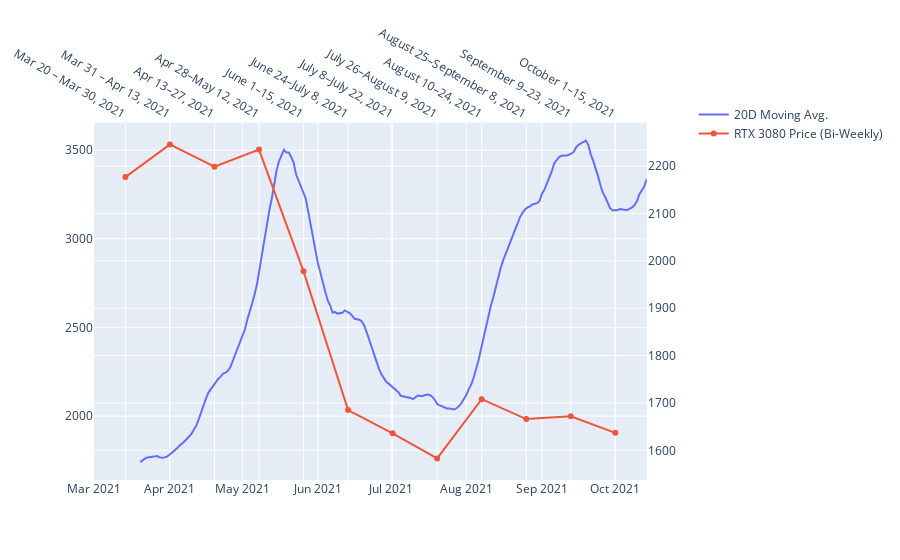

Notebook code cell kept with this figure:
### Markdown cell above
To check if the pricing of ETH affected the price of the RTX 3080, I will be charting the 20-day moving average along with each of the pricing charts above to check if there is any relationship between the two.

### Code cell
# fetch pricing history 20 days before to collate the same start day of the pricing index of the RTX 3080
hist = ETH.history(start="2021-03-01", end="2021-10-15")

# Compare MA of ETH to GPU Pricing
comp_chart = make_subplots(specs=[[{"secondary_y":True}]])

comp_chart.update_layout(xaxis2= {'anchor': 'y', 'overlaying': 'x', 'side': 'top'},
                  yaxis_domain=[0, 0.94]);

comp_chart.add_trace(
    go.Scatter(
    x=hist.index,
    y = hist['Close'].rolling(20).mean(),
    name = "20D Moving Avg."),
    secondary_y = False,
)

# Add subplot of the Bi-weekly price of the RTX 3080
comp_chart.add_trace(
    go.Scatter(
    x = x1_val,
    y = y1_val,
    name = "RTX 3080 Price (Bi-Weekly)"),
    secondary_y = True,
)


comp_chart.update_layout(
    autotypenumbers = 'convert types'
)


comp_chart.data[1].update(xaxis='x2')
comp_chart.show()

### Figure 1 — Plotly figure (JSON) as saved in the notebook; plotly's stock layout.template omitted (floating-point values rounded to 4 significant figures; data arrays with more than 128 entries replaced by an {"elided": "..."} marker saying what was removed)
{"data": [{"name": "20D Moving Avg.", "type": "scatter", "x": {"elided": "228 str values"}, "xaxis": "x", "y": {"elided": "228 float values"}, "yaxis": "y"}, {"name": "RTX 3080 Price (Bi-Weekly)", "type": "scatter", "x": ["Mar 20 – Mar 30, 2021", "Mar 31 – Apr 13, 2021", "Apr 13–27, 2021", "Apr 28–May 12, 2021", "June 1–15, 2021", "June 24–July 8, 2021", "July 8–July 22, 2021", "July 26–August 9, 2021", "August 10–24, 2021", "August 25–September 8, 2021", "September 9–23, 2021", "October 1–15, 2021"], "xaxis": "x2", "y": ["2177", "2246", "2199", "2235", "1978", "1685", "1636", "1583", "1708", "1666", "1672", "1637"], "yaxis": "y2"}], "layout": {"autotypenumbers": "convert types", "xaxis": {"anchor": "y", "domain": [0, 0.94]}, "xaxis2": {"anchor": "y", "overlaying": "x", "side": "top"}, "yaxis": {"anchor": "x", "domain": [0, 0.94]}, "yaxis2": {"anchor": "x", "overlaying": "y", "side": "right"}}}
